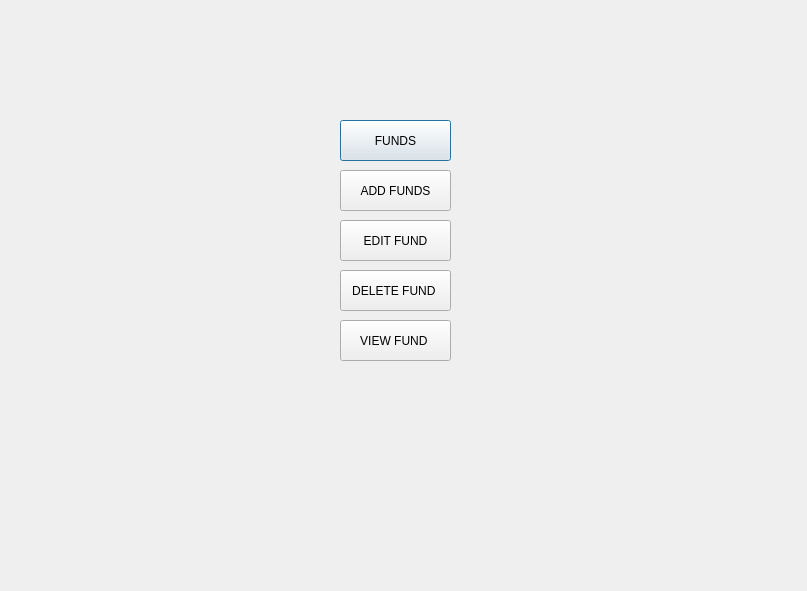
<?xml version="1.0" encoding="UTF-8"?>
<ui version="4.0">
 <class>Dialog4</class>
 <widget class="QDialog" name="Dialog4">
  <property name="geometry">
   <rect>
    <x>0</x>
    <y>0</y>
    <width>807</width>
    <height>591</height>
   </rect>
  </property>
  <property name="windowTitle">
   <string>Dialog</string>
  </property>
  <widget class="QPushButton" name="pushButton">
   <property name="geometry">
    <rect>
     <x>340</x>
     <y>120</y>
     <width>111</width>
     <height>41</height>
    </rect>
   </property>
   <property name="text">
    <string>FUNDS</string>
   </property>
  </widget>
  <widget class="QPushButton" name="pushButton_2">
   <property name="geometry">
    <rect>
     <x>340</x>
     <y>170</y>
     <width>111</width>
     <height>41</height>
    </rect>
   </property>
   <property name="text">
    <string>ADD FUNDS</string>
   </property>
  </widget>
  <widget class="QPushButton" name="pushButton_3">
   <property name="geometry">
    <rect>
     <x>340</x>
     <y>220</y>
     <width>111</width>
     <height>41</height>
    </rect>
   </property>
   <property name="text">
    <string>EDIT FUND</string>
   </property>
  </widget>
  <widget class="QPushButton" name="pushButton_4">
   <property name="geometry">
    <rect>
     <x>340</x>
     <y>270</y>
     <width>111</width>
     <height>41</height>
    </rect>
   </property>
   <property name="text">
    <string>DELETE FUND </string>
   </property>
  </widget>
  <widget class="QPushButton" name="pushButton_5">
   <property name="geometry">
    <rect>
     <x>340</x>
     <y>320</y>
     <width>111</width>
     <height>41</height>
    </rect>
   </property>
   <property name="text">
    <string>VIEW FUND </string>
   </property>
  </widget>
 </widget>
 <resources/>
 <connections/>
</ui>
